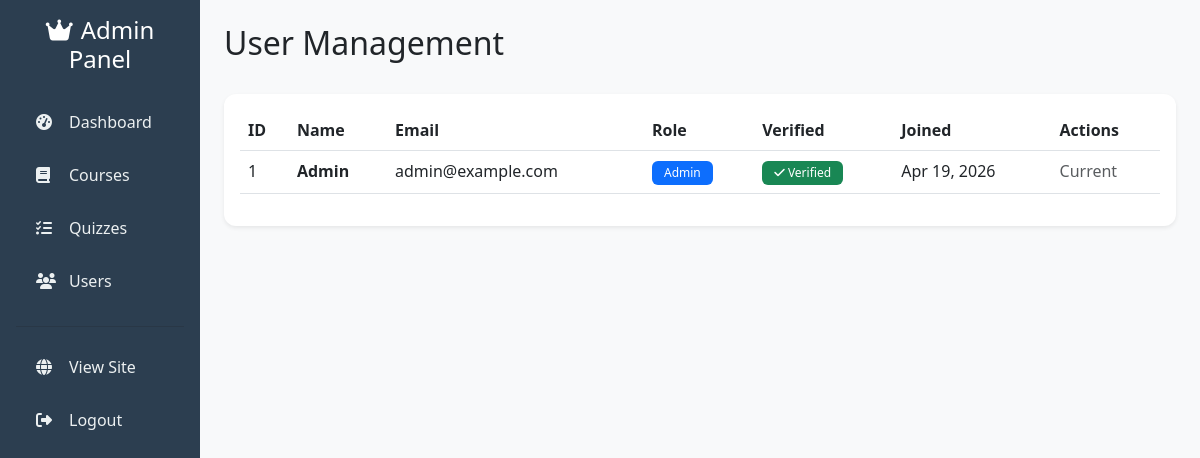
The page /admin/users.php (signed in) on the database its author committed.
### tables this page shows
CREATE TABLE `users` (
  `id` int(11) NOT NULL,
  `name` varchar(100) NOT NULL,
  `email` varchar(100) NOT NULL,
  `password` varchar(255) NOT NULL,
  `role` enum('user','admin') DEFAULT 'user',
  `email_verified` tinyint(1) DEFAULT 0,
  `verification_token` varchar(64) DEFAULT NULL,
  `token_expires_at` datetime DEFAULT NULL,
  `reset_token` varchar(64) DEFAULT NULL,
  `reset_token_expires_at` datetime DEFAULT NULL,
  `created_at` timestamp NOT NULL DEFAULT current_timestamp()
);

### config/functions.php (called while the page is built, shortened)
<?php
function sanitize($input) {
    return htmlspecialchars(trim($input), ENT_QUOTES, 'UTF-8');
}
?>

### admin/users.php (the view, shortened to what this page needs)
<?php
require_once '../config/database.php';
require_once '../config/functions.php';
require_once '../includes/admin_header.php';
$users = $pdo->query("SELECT * FROM users ORDER BY created_at DESC")->fetchAll();
?>
<div class="d-flex justify-content-between align-items-center mb-4">
    <h2>User Management</h2>
</div>
<div class="card shadow-sm">
    <div class="card-body">
        <div class="table-responsive">
            <table class="table table-hover">
                <thead>
                    <tr>
                        <th>ID</th>
                        <th>Name</th>
                        <th>Email</th>
                        <th>Role</th>
                        <th>Verified</th>
                        <th>Joined</th>
                        <th>Actions</th>
                    </tr>
                </thead>
                <tbody>
                    <?php foreach ($users as $user): ?>
                    <tr>
                        <td><?php echo $user['id']; ?></td>
                        <td><strong><?php echo sanitize($user['name']); ?></strong></td>
                        <td><?php echo sanitize($user['email']); ?></td>
                        <td>
                            <?php if ($user['id'] == $_SESSION['user_id']): ?>
                                <span class="badge bg-primary"><?php echo ucfirst($user['role']); ?></span>
                            <?php endif; ?>
                         </td>
                        <td>
                            <?php if ($user['email_verified']): ?>
                                <span class="badge bg-success"><i class="fas fa-check"></i> Verified</span>
                            <?php else: ?>
                                <span class="badge bg-warning"><i class="fas fa-clock"></i> Pending</span>
                            <?php endif; ?>
                         </td>
                        <td><?php echo date('M d, Y', strtotime($user['created_at'])); ?></td>
                        <td>
                            <?php if ($user['id'] != $_SESSION['user_id']): ?>
                                <a href="users.php?action=delete&id=<?php echo $user['id']; ?>" class="btn btn-sm btn-danger" onclick="return confirm('Delete this user?')">
                                    <i class="fas fa-trash"></i>
                                </a>
                            <?php else: ?>
                                <span class="text-muted">Current</span>
                            <?php endif; ?>
                         </td>
                    </tr>
                    <?php endforeach; ?>
                </tbody>
            </table>
        </div>
    </div>
</div>
<?php include '../includes/admin_footer.php'; ?>

### assets/css/style.css (style rules this page uses)
* { margin: 0; padding: 0; box-sizing: border-box; }
body { font-family: 'Segoe UI', Tahoma, Geneva, Verdana, sans-serif; background-color: #f8f9fa; min-height: 100vh; display: flex; flex-direction: column; }
.card { border: none; border-radius: 12px; box-shadow: 0 2px 10px rgba(0,0,0,0.08); transition: transform 0.3s ease, box-shadow 0.3s ease; }
.badge { padding: 6px 12px; font-weight: 500; }

### rows shown on the page
users: id "1", name "Admin", email "admin@example.com", role "Admin", email_verified 1 (drawn), created_at "Apr 19, 2026", shows "Current"
